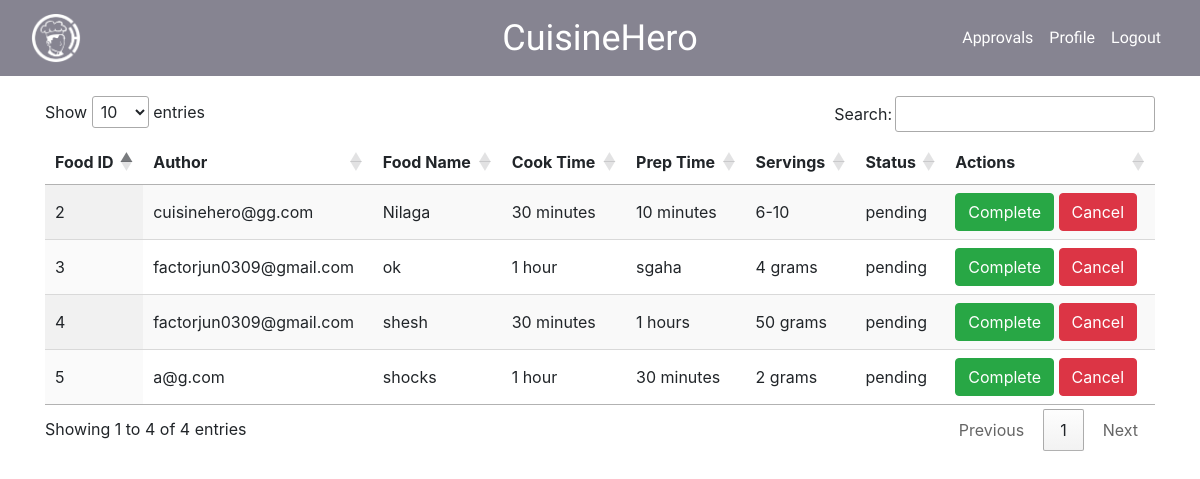
Page /feed_admin.php on the committed database.
### tables this page shows
CREATE TABLE `food` (
  `id` int(11) NOT NULL,
  `food_id` int(11) NOT NULL,
  `author` varchar(50) NOT NULL,
  `food_name` varchar(30) NOT NULL,
  `cook_time` varchar(15) NOT NULL,
  `prep_time` varchar(15) NOT NULL,
  `servings` varchar(30) NOT NULL,
  `video_link` tinytext DEFAULT NULL,
  `proced` text NOT NULL,
  `nutri_info` text DEFAULT NULL,
  `likes` int(10) NOT NULL,
  `status` varchar(10) NOT NULL DEFAULT 'pending',
  `regdate` timestamp NOT NULL DEFAULT current_timestamp(),
  `price` decimal(10,2) DEFAULT NULL
);

### feed_admin.php (the view, shortened to what this page needs)
<!DOCTYPE html>
<html lang="en">
<head>
    <link rel="stylesheet" href="https://maxcdn.bootstrapcdn.com/bootstrap/4.5.2/css/bootstrap.min.css">
    <link rel="stylesheet" type="text/css" href="https://cdn.datatables.net/1.10.24/css/jquery.dataTables.min.css">
    <link href="https://cdnjs.cloudflare.com/ajax/libs/croppie/2.6.4/croppie.min.css" rel="stylesheet">
    <link rel="stylesheet" type="text/css" href="css files\feedstyle.css">
    <link rel="stylesheet" href="style.css">
</head>
<body>
    <header>
        <nav class="navbar navbar-expand-md" id="banner">
            <div class="container-fluid" id="banner1">
                <a class="navbar-brand" href="feed.php"><img src="Images\logo white.png"></a>
                <div class="collapse navbar-collapse" id="collapsibleNavbar">
                    <ul class="navbar-nav ml-auto">
                        <li class="nav-item active">
                            <a class="nav-link" href="#">Approvals</a>
                        </li>
                        <li class="nav-item">
                            <a class="nav-link" href="Profile/admin_profile.php">Profile</a>
                        </li>
                        <li class="nav-item">
                            <a class="nav-link" href="DB/Logout.php">Logout</a>
                        </li>
                    </ul>
                </div>
                <p class="navbar-center d-none d-md-block d-lg-block d-xl-block" id="navtext">CuisineHero</p>
        </nav>
    </header>
    <br><br>
    <div class="container mt-5">
        <table id="foodTable" class="display">
            <thead>
                <tr>
                    <th>Food ID</th>
                    <th>Author</th>
                    <th>Food Name</th>
                    <th>Cook Time</th>
                    <th>Prep Time</th>
                    <th>Servings</th>
                    <th>Status</th>
                    <th>Actions</th>
                </tr>
            </thead>
            <tbody>
                <?php
                include "./DB/cred.php";
                $query = "SELECT * FROM food";
                $result = mysqli_query($con, $query);
                if (mysqli_num_rows($result) > 0) {
                    while ($row = mysqli_fetch_assoc($result)) {
                ?>
                        <tr>
                            <td><?php echo $row['food_id']; ?></td>
                            <td><?php echo $row['author']; ?></td>
                            <td><?php echo $row['food_name']; ?></td>
                            <td><?php echo $row['cook_time']; ?></td>
                            <td><?php echo $row['prep_time']; ?></td>
                            <td><?php echo $row['servings']; ?></td>
                            <td><?php echo $row['status']; ?></td>
                            <td>
                                <?php if ($row["status"] === 'pending') { ?>
                                    <button class="approveBtn btn btn-success" data-food-id="<?php echo $row['food_id']; ?>">Complete</button>
                                    <button class="cancelBtn btn btn-danger" data-food-id="<?php echo $row['food_id']; ?>">Cancel</button>
                                <?php } else { ?>
                                    Completed
                                <?php } ?>
                            </td>
                        </tr>
                    <?php
                    }
                } else {
                    ?>
                    <tr>
                        <td colspan="7">No data available</td>
                    </tr>
                <?php
                }
                ?>
            </tbody>
        </table>
    </div>
</body>
</html>

### css files/feedstyle.css (style rules this page uses)
* { margin: 0px; padding: 0px; box-sizing: border-box; scroll-behavior: smooth; }
#banner { position: fixed; display: flex; flex-direction: row; flex-wrap: wrap; background-color:rgb(68, 99, 62); justify-content: space-between; width: 100%; min-height: 8vh; z-index:9998; align-items: center; margin:auto; top: 0; }
.navbar-center { position: absolute; left: 50%; transform: translatex(-50%); margin-top: 2vh; }
#navtext { font-family: 'Raleway'; font-size: 3vw; color: white; transition: top .6s; }
.nav-link { text-decoration: none; color: white; display: flex; list-style: none; font-family: 'Krub'; }
.navbar-brand img { width: 50px; height: 50px; }

### Ingredients/style.css (style rules this page uses)
#banner { position: fixed; display: flex; flex-direction: row; flex-wrap: wrap; background-color:rgba(15, 11, 37, 0.5); justify-content: space-between; width: 100%; min-height: 8vh; z-index: 1000; align-items: center; margin:auto; top: 0; }
.navbar-center { position: absolute; left: 50%; transform: translatex(-50%); margin-top: 2vh; }
#navtext { font-family: 'Raleway'; font-size: 3vw; color: white; transition: top .6s; }
.nav-link { text-decoration: none; color: white; display: flex; list-style: none; font-family: 'Krub'; }
.navbar-brand img { width: 50px; height: 50px; }
.navbar { position: relative; }
.navbar { background-color: black; }

### rows in the picture
food: food "3", author "factorjun0309@gmail.com", food_name "ok", cook_time "1 hour", prep_time "sgaha", servings "4 grams", status "pending"
food: food "4", author "factorjun0309@gmail.com", food_name "shesh", cook_time "30 minutes", prep_time "1 hours", servings "50 grams", status "pending"
food: food "5", author "a@g.com", food_name "shocks", cook_time "1 hour", prep_time "30 minutes", servings "2 grams", status "pending"
food: food "2", author "cuisinehero@gg.com", food_name "Nilaga", cook_time "30 minutes", prep_time "10 minutes", servings "6-10", status "pending"
